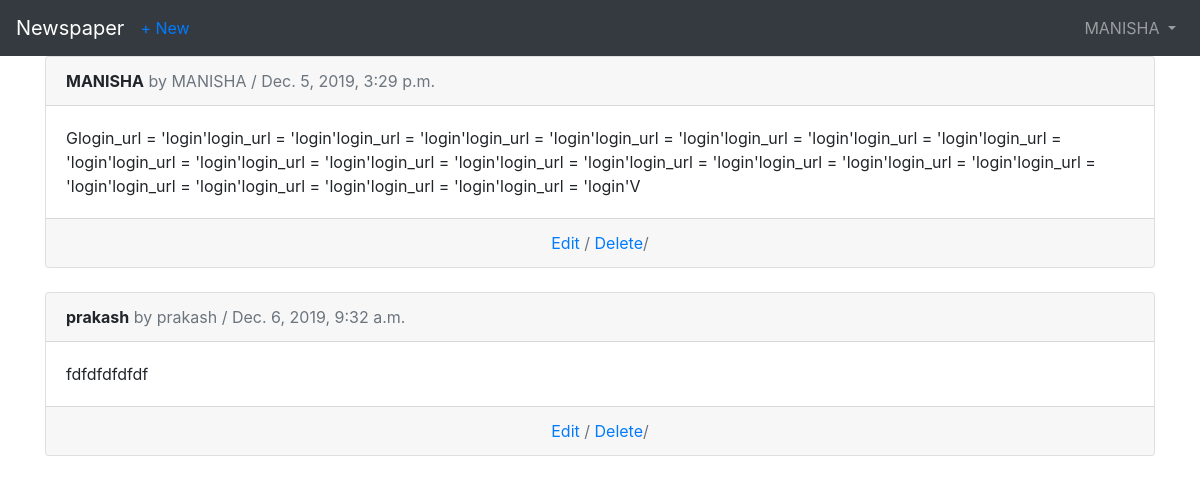
Screenshot of /articles/ (signed in) with the database file from the repository.
### users/models.py (models this page shows)
class CustomUser(AbstractUser):
    age = models.PositiveIntegerField(null=True,blank=True)

### articles/models.py (models this page shows, shortened)
class Article(models.Model):
    title = models.CharField(max_length=255)
    body = models.TextField()
    date = models.DateTimeField(auto_now_add=True)
    author = models.ForeignKey(
        get_user_model(),
        on_delete = models.CASCADE,
    )

### articles/views.py (the view)
# urls.py: path('',ArticleListView.as_view(),name='article_list'),
class ArticleListView(LoginRequiredMixin, ListView):
    model = Article
    template_name = 'article_list.html'
    login_url = 'login'

### templates/article_list.html (shortened to what this page needs)
{% extends "base.html" %}
{% block content %}
{% for article in object_list  %}
<div class="card">
    <div class="card-header">
        <span class="font-weight-bold">{{article.author}}</span>
        <span class="text-muted">by {{article.author}} /
            {{article.date}}
        </span>
    </div>
    <div class="card-body">
        {{article.body}}
    </div>
    <div class="card-footer text-center text-muted">
        <a href="{% url 'article_edit' article.pk %}">Edit</a> /
        <a href="{% url 'article_delete' article.pk %}">Delete</a>/
    </div>
</div>
<br />
{% endfor %}
{% endblock content %}

### templates/base.html (shortened to what this page needs)
<!DOCTYPE html>
<html lang="en" dir="ltr">
<head>
  <link rel="stylesheet" href="https://stackpath.bootstrapcdn.com/bootstrap/4.3.1/css/bootstrap.min.css"
>
</head>
<body>
  <nav class="navbar navbar-expand-md navbar-dark bg-dark mb- ">
    <a class="navbar-brand" href="{% url 'home' %}">Newspaper</a>
{% if user.is_authenticated %}
 <ul class="navbar-nav mr-auto">
    <li class="nav-item">
      <a href="{% url 'article_new' %}">+ New</a>
    </li>
 </ul>
{% endif %}
    <div class="collapse navbar-collapse" id="navbarCollapse">
      {% if user.is_authenticated %}
      <ul class="navbar-nav ml-auto">
        <li class="nav-item">
          <a class="nav-link dropdown-toggle" href="#" id="userMenu" data-toggle="dropdown" aria-haspopup="true"
            aria-expanded="false">
            {{ user.username }}
          </a>
        </li>
      </ul>
      {% endif %}
    </div>
  </nav>
  <div class="container">
    {% block content %}
    {% endblock content %}
  </div>
</body>
</html>

### rows the page displays
CustomUser: username "MANISHA"
Article: author "MANISHA", date "Dec. 5, 2019, 3:29 p.m.", body "Glogin_url = 'login'login_url = 'login'login_url = 'login'login_url = 'login'login_url = 'login'login_url = 'login'login_url = 'login'login_url = 'login'login_url = 'login'login_url = 'login'login_url = 'login'login_url = 'login'login_url = 'login'login_url = 'login'login_url = 'login'login_url = 'login'login_url = 'login'login_url = 'login'login_url = 'login'login_url = 'login'V"
Article: author "prakash", date "Dec. 6, 2019, 9:32 a.m.", body "fdfdfdfdfdf"
